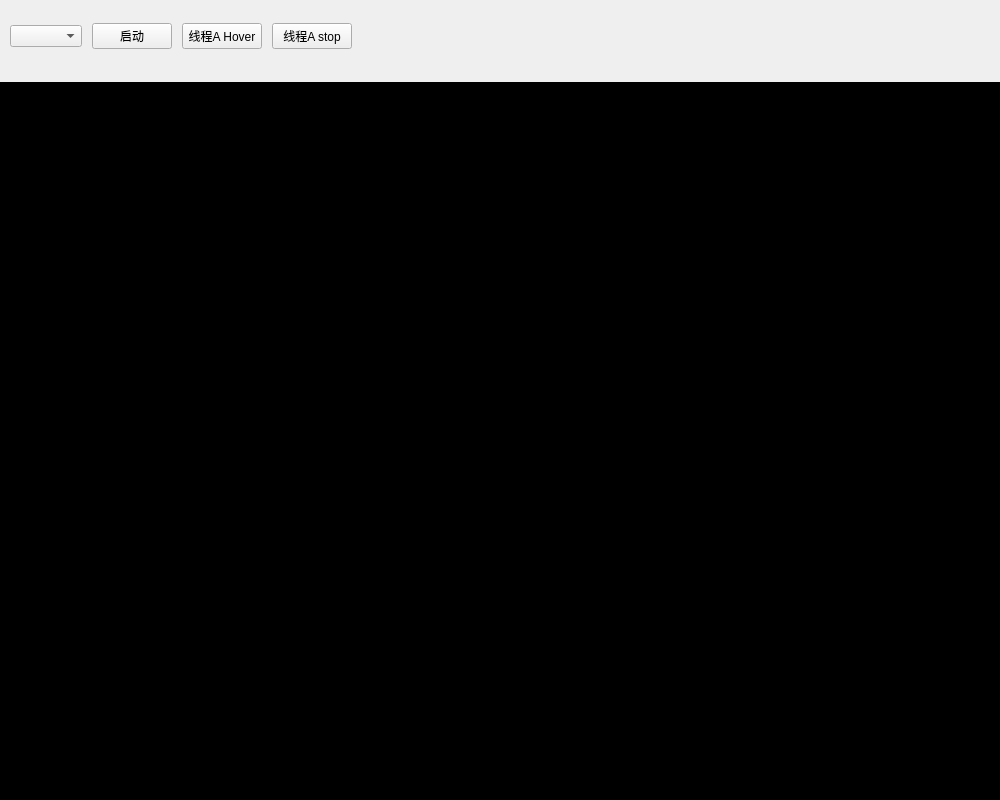
<?xml version="1.0" encoding="UTF-8"?>
<ui version="4.0">
 <class>MainWidget</class>
 <widget class="QWidget" name="MainWidget">
  <property name="geometry">
   <rect>
    <x>0</x>
    <y>0</y>
    <width>1000</width>
    <height>800</height>
   </rect>
  </property>
  <property name="windowTitle">
   <string>MainWidget</string>
  </property>
  <layout class="QGridLayout" name="mainWidgetLayout">
   <property name="leftMargin">
    <number>0</number>
   </property>
   <property name="topMargin">
    <number>0</number>
   </property>
   <property name="rightMargin">
    <number>0</number>
   </property>
   <property name="bottomMargin">
    <number>0</number>
   </property>
   <property name="spacing">
    <number>0</number>
   </property>
   <item row="0" column="0">
    <widget class="QWidget" name="rootWidget" native="true">
     <layout class="QVBoxLayout" name="rootWidgetLayout" stretch="1,10">
      <property name="spacing">
       <number>10</number>
      </property>
      <property name="leftMargin">
       <number>0</number>
      </property>
      <property name="topMargin">
       <number>0</number>
      </property>
      <property name="rightMargin">
       <number>0</number>
      </property>
      <property name="bottomMargin">
       <number>0</number>
      </property>
      <item>
       <widget class="QWidget" name="topWidget" native="true">
        <layout class="QHBoxLayout" name="topWidgetLayout">
         <property name="spacing">
          <number>10</number>
         </property>
         <property name="leftMargin">
          <number>10</number>
         </property>
         <property name="topMargin">
          <number>10</number>
         </property>
         <property name="rightMargin">
          <number>10</number>
         </property>
         <property name="bottomMargin">
          <number>10</number>
         </property>
         <item>
          <widget class="QComboBox" name="comboBox"/>
         </item>
         <item>
          <widget class="QPushButton" name="startButton">
           <property name="text">
            <string>启动</string>
           </property>
          </widget>
         </item>
         <item>
          <widget class="QPushButton" name="threadAHoverButton">
           <property name="text">
            <string>线程A Hover</string>
           </property>
          </widget>
         </item>
         <item>
          <widget class="QPushButton" name="threadAStopButton">
           <property name="text">
            <string>线程A stop</string>
           </property>
          </widget>
         </item>
         <item>
          <spacer name="horizontalSpacer">
           <property name="orientation">
            <enum>Qt::Horizontal</enum>
           </property>
           <property name="sizeHint" stdset="0">
            <size>
             <width>40</width>
             <height>20</height>
            </size>
           </property>
          </spacer>
         </item>
        </layout>
       </widget>
      </item>
      <item>
       <widget class="QWidget" name="bottomWidget" native="true">
        <property name="styleSheet">
         <string notr="true">background-color:black;
color:rgb(154, 209, 26)</string>
        </property>
        <layout class="QGridLayout" name="bottomWidgetLayout">
         <property name="leftMargin">
          <number>0</number>
         </property>
         <property name="topMargin">
          <number>0</number>
         </property>
         <property name="rightMargin">
          <number>0</number>
         </property>
         <property name="bottomMargin">
          <number>0</number>
         </property>
         <property name="spacing">
          <number>10</number>
         </property>
         <item row="0" column="0">
          <widget class="QTextBrowser" name="textBrowser"/>
         </item>
        </layout>
       </widget>
      </item>
     </layout>
    </widget>
   </item>
  </layout>
 </widget>
 <layoutdefault spacing="6" margin="11"/>
 <resources/>
 <connections>
  <connection>
   <sender>startButton</sender>
   <signal>clicked()</signal>
   <receiver>MainWidget</receiver>
   <slot>clickStartButton()</slot>
   <hints>
    <hint type="sourcelabel">
     <x>97</x>
     <y>35</y>
    </hint>
    <hint type="destinationlabel">
     <x>122</x>
     <y>-131</y>
    </hint>
   </hints>
  </connection>
  <connection>
   <sender>threadAHoverButton</sender>
   <signal>clicked()</signal>
   <receiver>MainWidget</receiver>
   <slot>clickThreadAHoverButton()</slot>
   <hints>
    <hint type="sourcelabel">
     <x>236</x>
     <y>42</y>
    </hint>
    <hint type="destinationlabel">
     <x>247</x>
     <y>-155</y>
    </hint>
   </hints>
  </connection>
  <connection>
   <sender>threadAStopButton</sender>
   <signal>clicked()</signal>
   <receiver>MainWidget</receiver>
   <slot>clickThreadAStopButton()</slot>
   <hints>
    <hint type="sourcelabel">
     <x>333</x>
     <y>46</y>
    </hint>
    <hint type="destinationlabel">
     <x>390</x>
     <y>-74</y>
    </hint>
   </hints>
  </connection>
  <connection>
   <sender>comboBox</sender>
   <signal>currentIndexChanged(int)</signal>
   <receiver>MainWidget</receiver>
   <slot>comboBoxCurrentIndexChanged()</slot>
   <hints>
    <hint type="sourcelabel">
     <x>41</x>
     <y>30</y>
    </hint>
    <hint type="destinationlabel">
     <x>73</x>
     <y>-106</y>
    </hint>
   </hints>
  </connection>
 </connections>
 <slots>
  <slot>clickStartButton()</slot>
  <slot>clickThreadAHoverButton()</slot>
  <slot>clickThreadAStopButton()</slot>
  <slot>comboBoxCurrentIndexChanged()</slot>
 </slots>
</ui>
